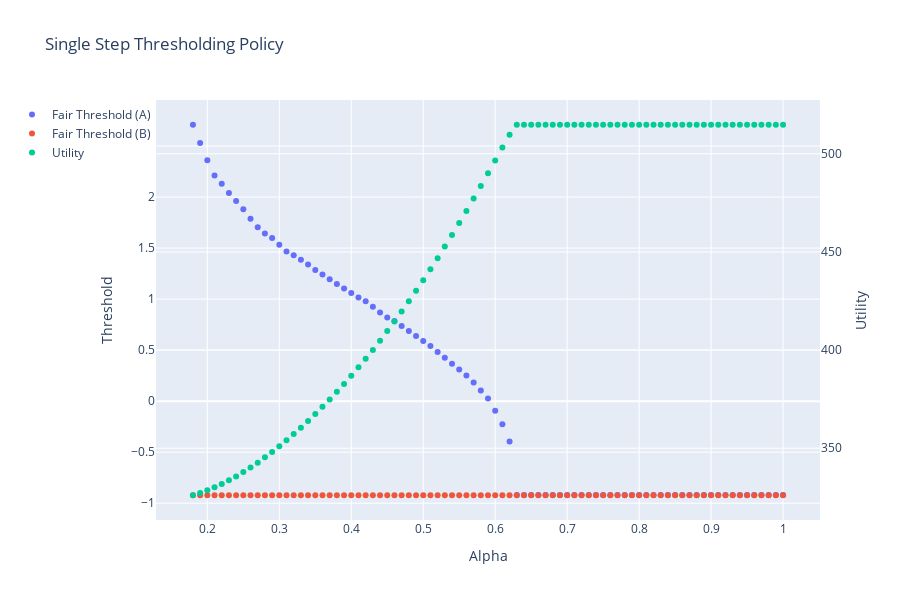

The notebook cell saved with this chart:
### Code cell
def plot_graphs():
    
    # Traces
    thresholds_A = go.Scatter(x=x_alphas, y=y_thresh_A, mode='markers', name="Fair Threshold (A)")
    thresholds_B = go.Scatter(x=x_alphas, y=y_thresh_B, mode='markers', name="Fair Threshold (B)") 
    utilities = go.Scatter(x=x_alphas, y=y_util, mode='markers', name='Utility', yaxis='y2')

    # Create figure
    fig = go.Figure(data=[thresholds_A, thresholds_B, utilities])

    # Add toggle buttons
    fig.update_layout(
        height = 600,
        title='Single Step Thresholding Policy',
        xaxis=dict(title="Alpha"),
        yaxis=dict(title="Threshold"),
        yaxis2=dict(
            title="Utility",
            overlaying="y",
            side="right"
        ),
        legend=dict(
            x=0,          # Right edge of the plotting area
            #y=1,          # Top of the plotting area
            xanchor='right',   # Legend's left edge aligns at x=1
            yanchor='top'     # Legend's top edge aligns at y=1
        ),
        showlegend=True,
    )

    fig.show()
plot_graphs()
